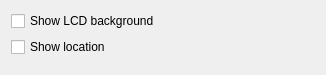
<?xml version="1.0" encoding="UTF-8"?>
<ui version="4.0">
 <class>AppearanceConfig</class>
 <widget class="QWidget" name="AppearanceConfig">
  <property name="geometry">
   <rect>
    <x>0</x>
    <y>0</y>
    <width>326</width>
    <height>75</height>
   </rect>
  </property>
  <property name="sizePolicy">
   <sizepolicy hsizetype="Expanding" vsizetype="Minimum">
    <horstretch>0</horstretch>
    <verstretch>0</verstretch>
   </sizepolicy>
  </property>
  <property name="minimumSize">
   <size>
    <width>0</width>
    <height>0</height>
   </size>
  </property>
  <property name="maximumSize">
   <size>
    <width>16777215</width>
    <height>16777215</height>
   </size>
  </property>
  <property name="windowTitle">
   <string>Weather Station Configuration</string>
  </property>
  <layout class="QVBoxLayout" name="verticalLayout">
   <item>
    <widget class="QCheckBox" name="backgroundCheckBox">
     <property name="text">
      <string>Show LCD background</string>
     </property>
    </widget>
   </item>
   <item>
    <widget class="QCheckBox" name="tooltipCheckBox">
     <property name="text">
      <string>Show location</string>
     </property>
    </widget>
   </item>
   <item>
    <spacer name="verticalSpacer">
     <property name="orientation">
      <enum>Qt::Vertical</enum>
     </property>
     <property name="sizeHint" stdset="0">
      <size>
       <width>17</width>
       <height>13</height>
      </size>
     </property>
    </spacer>
   </item>
  </layout>
 </widget>
 <connections/>
</ui>
